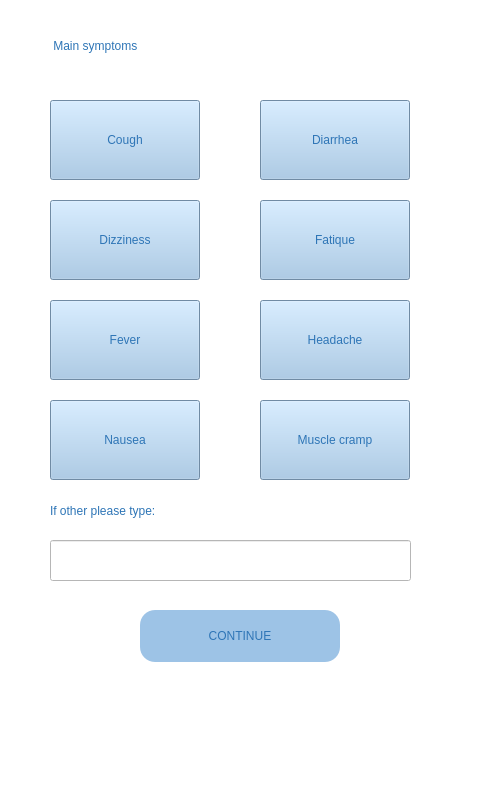
<?xml version="1.0" encoding="UTF-8"?>
<ui version="4.0">
 <class>fourthPage</class>
 <widget class="QDialog" name="fourthPage">
  <property name="geometry">
   <rect>
    <x>0</x>
    <y>0</y>
    <width>480</width>
    <height>801</height>
   </rect>
  </property>
  <property name="windowTitle">
   <string>Dialog</string>
  </property>
  <property name="styleSheet">
   <string notr="true">background-color: rgb(255, 255, 255);</string>
  </property>
  <widget class="QLabel" name="label_5">
   <property name="geometry">
    <rect>
     <x>50</x>
     <y>10</y>
     <width>421</width>
     <height>71</height>
    </rect>
   </property>
   <property name="styleSheet">
    <string notr="true">background-color: transparent;
font: 38pt &quot;Arial Rounded MT Bold&quot;;
color: rgb(46, 117, 182);
</string>
   </property>
   <property name="text">
    <string> Main symptoms</string>
   </property>
  </widget>
  <widget class="QPushButton" name="cough">
   <property name="geometry">
    <rect>
     <x>50</x>
     <y>100</y>
     <width>150</width>
     <height>80</height>
    </rect>
   </property>
   <property name="styleSheet">
    <string notr="true">background-color: rgb(157, 195, 230);
color: rgb(46, 117, 182);
font: 20pt &quot;Arial Rounded MT Bold&quot;;
</string>
   </property>
   <property name="text">
    <string>Cough</string>
   </property>
   <property name="checkable">
    <bool>true</bool>
   </property>
   <property name="autoDefault">
    <bool>false</bool>
   </property>
   <property name="default">
    <bool>true</bool>
   </property>
  </widget>
  <widget class="QPushButton" name="dizziness">
   <property name="geometry">
    <rect>
     <x>50</x>
     <y>200</y>
     <width>150</width>
     <height>80</height>
    </rect>
   </property>
   <property name="styleSheet">
    <string notr="true">background-color: rgb(157, 195, 230);
color: rgb(46, 117, 182);
font: 20pt &quot;Arial Rounded MT Bold&quot;;</string>
   </property>
   <property name="text">
    <string>Dizziness</string>
   </property>
   <property name="checkable">
    <bool>true</bool>
   </property>
   <property name="autoDefault">
    <bool>false</bool>
   </property>
   <property name="default">
    <bool>true</bool>
   </property>
  </widget>
  <widget class="QPushButton" name="fever">
   <property name="geometry">
    <rect>
     <x>50</x>
     <y>300</y>
     <width>150</width>
     <height>80</height>
    </rect>
   </property>
   <property name="styleSheet">
    <string notr="true">background-color: rgb(157, 195, 230);
color: rgb(46, 117, 182);
font: 20pt &quot;Arial Rounded MT Bold&quot;;</string>
   </property>
   <property name="text">
    <string>Fever</string>
   </property>
   <property name="checkable">
    <bool>true</bool>
   </property>
   <property name="autoDefault">
    <bool>false</bool>
   </property>
   <property name="default">
    <bool>true</bool>
   </property>
  </widget>
  <widget class="QPushButton" name="diarrhea">
   <property name="geometry">
    <rect>
     <x>260</x>
     <y>100</y>
     <width>150</width>
     <height>80</height>
    </rect>
   </property>
   <property name="styleSheet">
    <string notr="true">background-color: rgb(157, 195, 230);
color: rgb(46, 117, 182);
font: 20pt &quot;Arial Rounded MT Bold&quot;;</string>
   </property>
   <property name="text">
    <string>Diarrhea</string>
   </property>
   <property name="checkable">
    <bool>true</bool>
   </property>
   <property name="autoDefault">
    <bool>false</bool>
   </property>
   <property name="default">
    <bool>true</bool>
   </property>
  </widget>
  <widget class="QPushButton" name="fatigue">
   <property name="geometry">
    <rect>
     <x>260</x>
     <y>200</y>
     <width>150</width>
     <height>80</height>
    </rect>
   </property>
   <property name="styleSheet">
    <string notr="true">background-color: rgb(157, 195, 230);
color: rgb(46, 117, 182);
font: 20pt &quot;Arial Rounded MT Bold&quot;;</string>
   </property>
   <property name="text">
    <string>Fatique</string>
   </property>
   <property name="checkable">
    <bool>true</bool>
   </property>
   <property name="autoDefault">
    <bool>false</bool>
   </property>
   <property name="default">
    <bool>true</bool>
   </property>
  </widget>
  <widget class="QPushButton" name="headache">
   <property name="geometry">
    <rect>
     <x>260</x>
     <y>300</y>
     <width>150</width>
     <height>80</height>
    </rect>
   </property>
   <property name="styleSheet">
    <string notr="true">background-color: rgb(157, 195, 230);
color: rgb(46, 117, 182);
font: 20pt &quot;Arial Rounded MT Bold&quot;;</string>
   </property>
   <property name="text">
    <string>Headache</string>
   </property>
   <property name="checkable">
    <bool>true</bool>
   </property>
   <property name="autoDefault">
    <bool>false</bool>
   </property>
   <property name="default">
    <bool>true</bool>
   </property>
  </widget>
  <widget class="QLabel" name="label_6">
   <property name="geometry">
    <rect>
     <x>50</x>
     <y>490</y>
     <width>371</width>
     <height>41</height>
    </rect>
   </property>
   <property name="styleSheet">
    <string notr="true">background-color: transparent;
font: 20pt &quot;Arial Rounded MT Bold&quot;;
color: rgb(46, 117, 182);
</string>
   </property>
   <property name="text">
    <string>If other please type:</string>
   </property>
  </widget>
  <widget class="QPushButton" name="nausea">
   <property name="geometry">
    <rect>
     <x>50</x>
     <y>400</y>
     <width>150</width>
     <height>80</height>
    </rect>
   </property>
   <property name="styleSheet">
    <string notr="true">background-color: rgb(157, 195, 230);
color: rgb(46, 117, 182);
font: 20pt &quot;Arial Rounded MT Bold&quot;;</string>
   </property>
   <property name="text">
    <string>Nausea</string>
   </property>
   <property name="checkable">
    <bool>true</bool>
   </property>
   <property name="autoDefault">
    <bool>false</bool>
   </property>
   <property name="default">
    <bool>true</bool>
   </property>
  </widget>
  <widget class="QPushButton" name="cramp">
   <property name="geometry">
    <rect>
     <x>260</x>
     <y>400</y>
     <width>150</width>
     <height>80</height>
    </rect>
   </property>
   <property name="styleSheet">
    <string notr="true">background-color: rgb(157, 195, 230);
color: rgb(46, 117, 182);
font: 14pt &quot;Arial Rounded MT Bold&quot;;</string>
   </property>
   <property name="text">
    <string>Muscle cramp</string>
   </property>
   <property name="checkable">
    <bool>true</bool>
   </property>
   <property name="autoDefault">
    <bool>false</bool>
   </property>
   <property name="default">
    <bool>true</bool>
   </property>
  </widget>
  <widget class="QLabel" name="label">
   <property name="geometry">
    <rect>
     <x>5</x>
     <y>710</y>
     <width>470</width>
     <height>60</height>
    </rect>
   </property>
   <property name="text">
    <string/>
   </property>
   <property name="pixmap">
    <pixmap resource="First_page_file.qrc">:/newPrefix/nav3.png</pixmap>
   </property>
   <property name="scaledContents">
    <bool>true</bool>
   </property>
  </widget>
  <widget class="QPushButton" name="continue4">
   <property name="geometry">
    <rect>
     <x>140</x>
     <y>610</y>
     <width>200</width>
     <height>52</height>
    </rect>
   </property>
   <property name="styleSheet">
    <string notr="true">background-color: rgb(157, 195, 230);
font: 20pt &quot;Arial Rounded MT Bold&quot;;
border-radius: 15px;
color: rgb(46, 117, 182);


</string>
   </property>
   <property name="text">
    <string>CONTINUE</string>
   </property>
   <property name="autoDefault">
    <bool>false</bool>
   </property>
   <property name="default">
    <bool>true</bool>
   </property>
   <property name="flat">
    <bool>false</bool>
   </property>
  </widget>
  <widget class="QLineEdit" name="lineEdit">
   <property name="geometry">
    <rect>
     <x>50</x>
     <y>540</y>
     <width>361</width>
     <height>41</height>
    </rect>
   </property>
  </widget>
 </widget>
 <resources>
  <include location="First_page_file.qrc"/>
  <include location="First_page_file.qrc"/>
 </resources>
 <connections/>
</ui>
